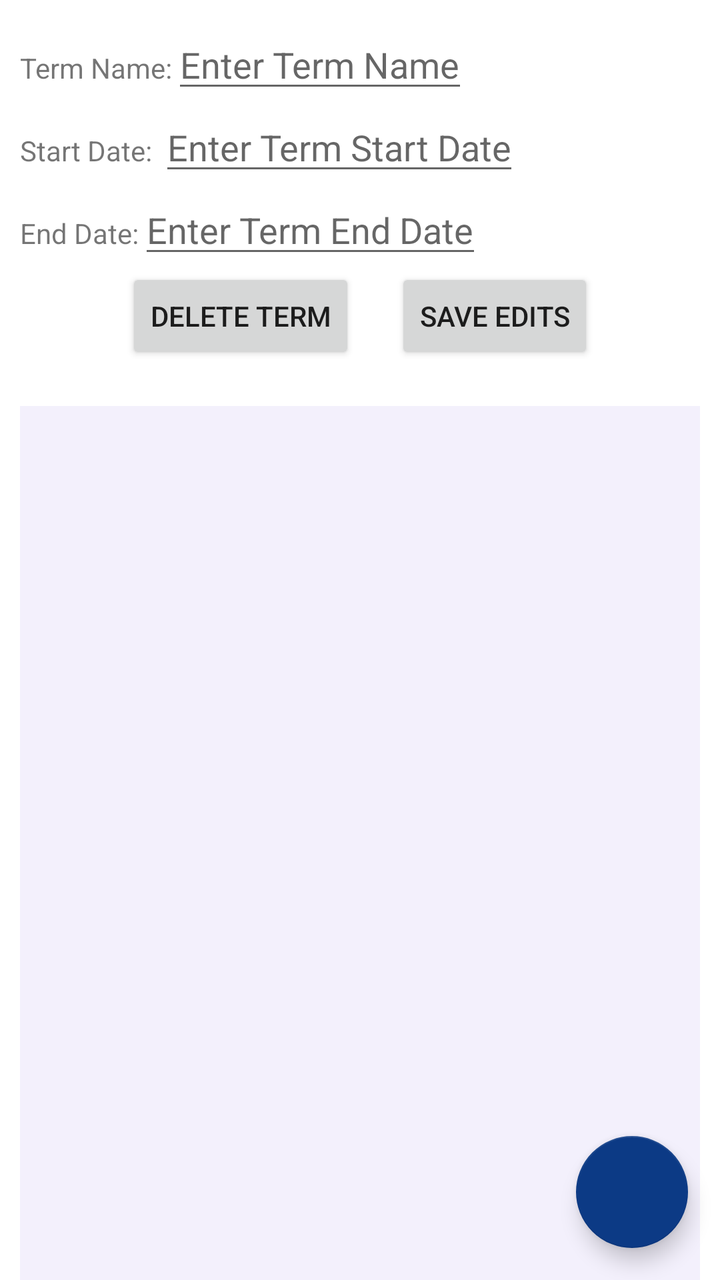
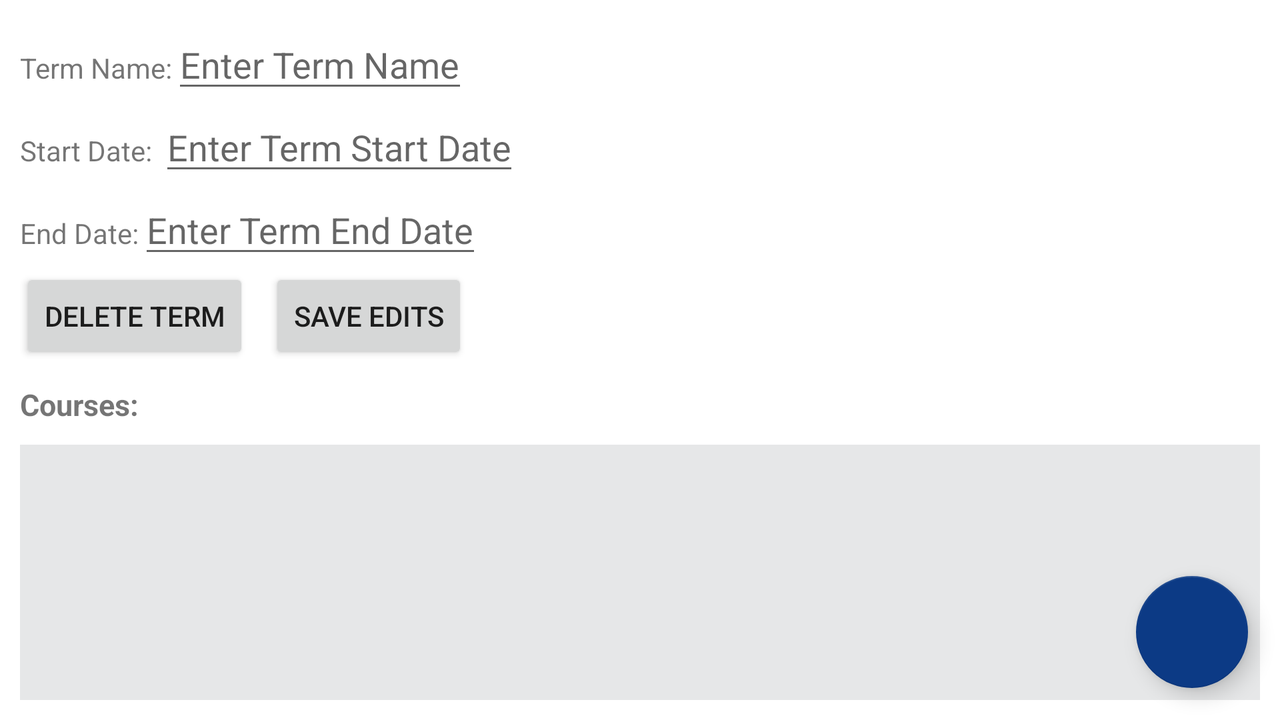

One screen, two layout resources from the same app: the default and the author's alternative for another configuration. Each is rendered where Android would select it; the XML of both is given below.
<!-- AndroidManifest.xml: application theme Theme.StudentScheduleApp -->
<!-- res/layout/activity_term_details.xml -->
<?xml version="1.0" encoding="utf-8"?>
<androidx.constraintlayout.widget.ConstraintLayout xmlns:android="http://schemas.android.com/apk/res/android"
    xmlns:app="http://schemas.android.com/apk/res-auto"
    xmlns:tools="http://schemas.android.com/tools"
    android:layout_width="match_parent"
    android:layout_height="match_parent"
    tools:context=".UI.TermDetails">

    <ScrollView
        android:id="@+id/termDetailSV"
        android:layout_width="match_parent"
        android:layout_height="183dp"
        android:layout_margin="10dp"
        app:layout_constraintLeft_toLeftOf="parent"
        app:layout_constraintTop_toTopOf="parent">

        <LinearLayout
            android:layout_width="match_parent"
            android:layout_height="wrap_content"
            android:orientation="vertical">

            <LinearLayout
                android:layout_width="match_parent"
                android:layout_height="wrap_content"
                android:orientation="horizontal">

                <TextView
                    android:layout_width="wrap_content"
                    android:layout_height="wrap_content"
                    android:text="Term Name:" />

                <EditText
                    android:id="@+id/editName"
                    android:layout_width="wrap_content"
                    android:layout_height="wrap_content"
                    android:hint="Enter Term Name" />
            </LinearLayout>

            <LinearLayout
                android:layout_width="match_parent"
                android:layout_height="match_parent"
                android:orientation="horizontal">

                <TextView
                    android:layout_width="wrap_content"
                    android:layout_height="wrap_content"
                    android:text="Start Date: " />

                <EditText
                    android:id="@+id/editStartDate"
                    android:layout_width="wrap_content"
                    android:layout_height="wrap_content"
                    android:hint="Enter Term Start Date"
                    android:focusable="false"
                    android:focusableInTouchMode="false"
                    android:clickable="true"/>
            </LinearLayout>

            <LinearLayout
                android:layout_width="match_parent"
                android:layout_height="match_parent"
                android:orientation="horizontal">

                <TextView
                    android:layout_width="wrap_content"
                    android:layout_height="wrap_content"
                    android:text="End Date:" />

                <EditText
                    android:id="@+id/editEndDate"
                    android:layout_width="wrap_content"
                    android:layout_height="wrap_content"
                    android:hint="Enter Term End Date"
                    android:focusable="false"
                    android:focusableInTouchMode="false"
                    android:clickable="true"/>
            </LinearLayout>

            <LinearLayout
                android:layout_width="match_parent"
                android:layout_height="wrap_content"
                android:orientation="horizontal"
                android:gravity="center">

                <Button
                    android:id="@+id/deleteButton"
                    android:layout_width="wrap_content"
                    android:layout_height="wrap_content"
                    android:clickable="true"
                    android:onClick="deleteButton"
                    android:text="Delete Term" />

                <Button
                    android:id="@+id/editButton"
                    android:layout_width="wrap_content"
                    android:layout_height="match_parent"
                    android:clickable="true"
                    android:onClick="saveEditsButton"
                    android:text="Save Edits"
                    android:layout_marginLeft="20dp"/>

            </LinearLayout>
        </LinearLayout>
    </ScrollView>

    <com.google.android.material.floatingactionbutton.FloatingActionButton
        android:id="@+id/addTermButton"
        android:layout_width="wrap_content"
        android:layout_height="wrap_content"
        android:layout_marginRight="16dp"
        android:layout_marginBottom="16dp"
        android:clickable="true"
        android:onClick="AddCourse"
        app:layout_constraintBottom_toBottomOf="parent"
        app:layout_constraintRight_toRightOf="parent"
        app:srcCompat="@drawable/ic_baseline_add_24" />


    <androidx.recyclerview.widget.RecyclerView
        android:id="@+id/courseListRV"
        android:layout_width="match_parent"
        android:layout_height="514dp"
        android:layout_margin="10dp"
        android:background="@color/lavender"
        app:layout_constraintLeft_toLeftOf="parent"
        app:layout_constraintRight_toRightOf="parent"
        app:layout_constraintTop_toBottomOf="@+id/termDetailSV" />
</androidx.constraintlayout.widget.ConstraintLayout>
<!-- resources referenced by this layout -->
<resources>
  <color name="lavender">#152C</color>
  <style name="Theme.StudentScheduleApp" parent="Theme.MaterialComponents.DayNight.DarkActionBar">
          
          <item name="colorPrimary">@color/navy</item>
          <item name="colorPrimaryVariant">@color/dark_navy</item>
          <item name="colorOnPrimary">@color/white</item>
          
          <item name="colorSecondary">@color/navy</item>
          <item name="colorSecondaryVariant">@color/dark_navy</item>
          <item name="colorOnSecondary">@color/white</item>
          
          <item name="android:statusBarColor" tools:targetApi="l">?attr/colorPrimaryVariant</item>
          
      </style>
  <color name="navy">#0c3a85</color>
  <color name="dark_navy">#031c45</color>
  <color name="white">#FFFFFFFF</color>
</resources>
<!-- res/layout-land/activity_term_details.xml (the author's variant of the layout above) -->
<!-- drawn on the phone turned sideways -->
<?xml version="1.0" encoding="utf-8"?>
<androidx.constraintlayout.widget.ConstraintLayout xmlns:android="http://schemas.android.com/apk/res/android"
    xmlns:app="http://schemas.android.com/apk/res-auto"
    xmlns:tools="http://schemas.android.com/tools"
    android:layout_width="match_parent"
    android:layout_height="match_parent"
    tools:context=".UI.TermDetails">

    <ScrollView
        android:id="@+id/termDetailSV"
        android:layout_width="match_parent"
        android:layout_height="wrap_content"
        android:layout_margin="10dp"
        app:layout_constraintLeft_toLeftOf="parent"
        app:layout_constraintTop_toTopOf="parent">

        <LinearLayout
            android:layout_width="match_parent"
            android:layout_height="wrap_content"
            android:orientation="vertical">

            <LinearLayout
                android:layout_width="match_parent"
                android:layout_height="wrap_content"
                android:orientation="horizontal">

                <TextView
                    android:layout_width="wrap_content"
                    android:layout_height="wrap_content"
                    android:text="Term Name:" />

                <EditText
                    android:id="@+id/editName"
                    android:layout_width="wrap_content"
                    android:layout_height="wrap_content"
                    android:hint="Enter Term Name" />
            </LinearLayout>

            <LinearLayout
                android:layout_width="match_parent"
                android:layout_height="match_parent"
                android:orientation="horizontal">

                <TextView
                    android:layout_width="wrap_content"
                    android:layout_height="wrap_content"
                    android:text="Start Date: " />

                <EditText
                    android:id="@+id/editStartDate"
                    android:layout_width="wrap_content"
                    android:layout_height="wrap_content"
                    android:hint="Enter Term Start Date"
                    android:focusable="false"
                    android:focusableInTouchMode="false"
                    android:clickable="true"/>
            </LinearLayout>

            <LinearLayout
                android:layout_width="match_parent"
                android:layout_height="match_parent"
                android:orientation="horizontal">

                <TextView
                    android:layout_width="wrap_content"
                    android:layout_height="wrap_content"
                    android:text="End Date:" />

                <EditText
                    android:id="@+id/editEndDate"
                    android:layout_width="wrap_content"
                    android:layout_height="wrap_content"
                    android:hint="Enter Term End Date"
                    android:focusable="false"
                    android:focusableInTouchMode="false"
                    android:clickable="true"/>
            </LinearLayout>

            <LinearLayout
                android:layout_width="match_parent"
                android:layout_height="wrap_content"
                android:orientation="horizontal">

                <Button
                    android:id="@+id/deleteButton"
                    android:layout_width="wrap_content"
                    android:layout_height="wrap_content"
                    android:clickable="true"
                    android:onClick="deleteButton"
                    android:text="Delete Term" />

                <Button
                    android:id="@+id/editButton"
                    android:layout_width="wrap_content"
                    android:layout_height="match_parent"
                    android:clickable="true"
                    android:onClick="saveEditsButton"
                    android:text="Save Edits"
                    android:layout_marginLeft="10dp"/>

            </LinearLayout>
        </LinearLayout>
    </ScrollView>

    <com.google.android.material.floatingactionbutton.FloatingActionButton
        android:id="@+id/addTermButton"
        android:layout_width="wrap_content"
        android:layout_height="wrap_content"
        android:layout_marginRight="16dp"
        android:layout_marginBottom="16dp"
        android:clickable="true"
        android:onClick="AddCourse"
        app:layout_constraintBottom_toBottomOf="parent"
        app:layout_constraintRight_toRightOf="parent"
        app:srcCompat="@drawable/ic_baseline_add_24" />
    <TextView
        android:id="@+id/title"
        android:layout_width="wrap_content"
        android:layout_height="wrap_content"
        android:text="Courses: "
        android:textStyle="bold"
        android:layout_margin="10dp"
        android:textSize="15dp"
        app:layout_constraintLeft_toLeftOf="parent"
        app:layout_constraintTop_toBottomOf="@id/termDetailSV"/>

    <androidx.recyclerview.widget.RecyclerView
        android:id="@+id/courseListRV"
        android:layout_width="match_parent"
        android:layout_height="0dp"
        android:layout_margin="10dp"
        android:background="@color/gray"
        app:layout_constraintLeft_toLeftOf="parent"
        app:layout_constraintRight_toRightOf="parent"
        app:layout_constraintTop_toBottomOf="@+id/title"
        app:layout_constraintBottom_toBottomOf="parent"/>
</androidx.constraintlayout.widget.ConstraintLayout>
<!-- resources referenced by the variant -->
<!-- as the phone turned sideways resolves them -->
<resources>
  <color name="gray">#e6e7e8</color>
  <style name="Theme.StudentScheduleApp" parent="Theme.MaterialComponents.DayNight.DarkActionBar">
          
          <item name="colorPrimary">@color/navy</item>
          <item name="colorPrimaryVariant">@color/dark_navy</item>
          <item name="colorOnPrimary">@color/white</item>
          
          <item name="colorSecondary">@color/navy</item>
          <item name="colorSecondaryVariant">@color/dark_navy</item>
          <item name="colorOnSecondary">@color/white</item>
          
          <item name="android:statusBarColor" tools:targetApi="l">?attr/colorPrimaryVariant</item>
          
      </style>
  <color name="navy">#0c3a85</color>
  <color name="dark_navy">#031c45</color>
  <color name="white">#FFFFFFFF</color>
</resources>
